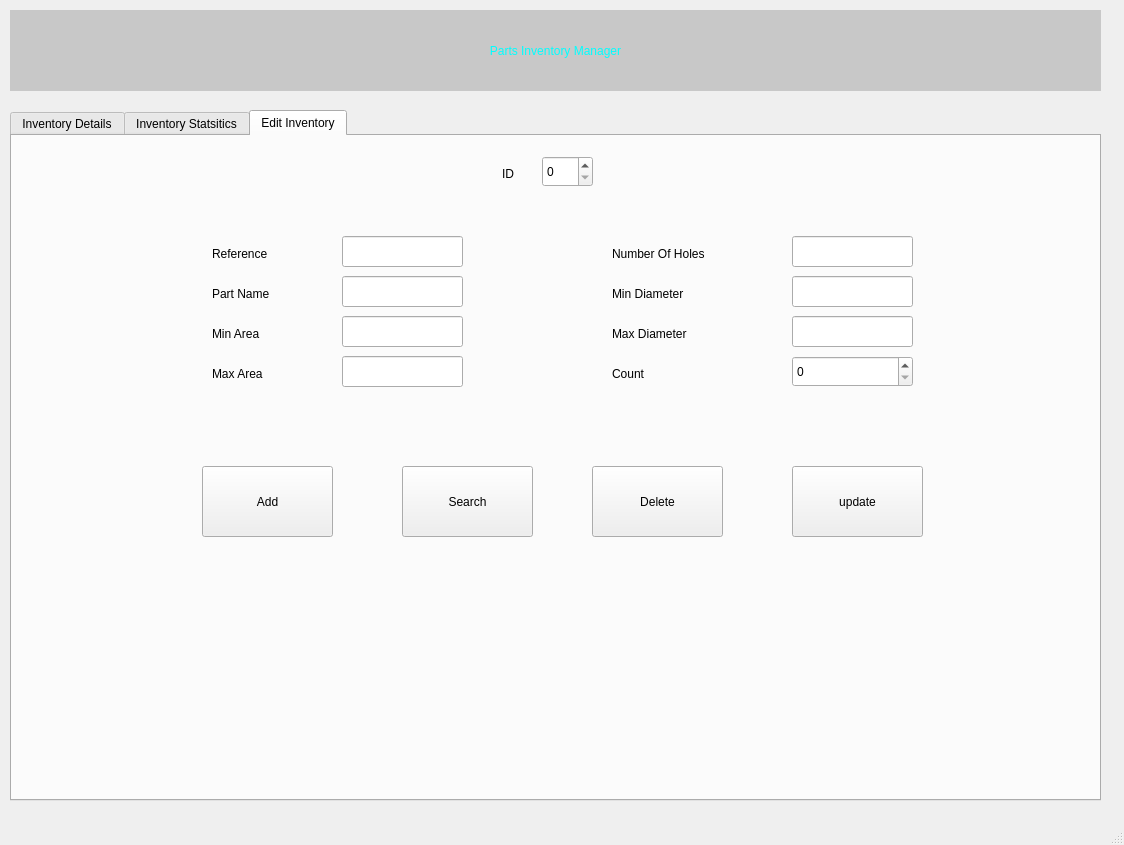
<?xml version="1.0" encoding="UTF-8"?>
<ui version="4.0">
 <class>MainWindow</class>
 <widget class="QMainWindow" name="MainWindow">
  <property name="geometry">
   <rect>
    <x>0</x>
    <y>0</y>
    <width>1124</width>
    <height>845</height>
   </rect>
  </property>
  <property name="cursor">
   <cursorShape>ArrowCursor</cursorShape>
  </property>
  <property name="windowTitle">
   <string>Part Inventory Manager</string>
  </property>
  <widget class="QWidget" name="centralwidget">
   <widget class="QTabWidget" name="Nbr_OF_Holes">
    <property name="geometry">
     <rect>
      <x>10</x>
      <y>110</y>
      <width>1091</width>
      <height>691</height>
     </rect>
    </property>
    <property name="styleSheet">
     <string notr="true">font: 10pt &quot;Century Gothic&quot;;</string>
    </property>
    <property name="currentIndex">
     <number>2</number>
    </property>
    <widget class="QWidget" name="tab">
     <attribute name="title">
      <string>Inventory Details</string>
     </attribute>
     <widget class="QLabel" name="label_3">
      <property name="geometry">
       <rect>
        <x>10</x>
        <y>10</y>
        <width>721</width>
        <height>20</height>
       </rect>
      </property>
      <property name="styleSheet">
       <string notr="true">font: 75 10pt &quot;Century Gothic&quot;;</string>
      </property>
      <property name="text">
       <string>Search of reference with count level lower or equal to</string>
      </property>
     </widget>
     <widget class="QTableWidget" name="Table">
      <property name="geometry">
       <rect>
        <x>0</x>
        <y>50</y>
        <width>1081</width>
        <height>561</height>
       </rect>
      </property>
      <property name="styleSheet">
       <string notr="true">font: 75 9pt &quot;Century Gothic&quot;;</string>
      </property>
      <column>
       <property name="text">
        <string>ID</string>
       </property>
      </column>
      <column>
       <property name="text">
        <string>Reference</string>
       </property>
      </column>
      <column>
       <property name="text">
        <string>Parts Name</string>
       </property>
      </column>
      <column>
       <property name="text">
        <string>Min Area</string>
       </property>
      </column>
      <column>
       <property name="text">
        <string>Max Area</string>
       </property>
      </column>
      <column>
       <property name="text">
        <string>Nbr Holes</string>
       </property>
      </column>
      <column>
       <property name="text">
        <string>Min Diameter</string>
       </property>
      </column>
      <column>
       <property name="text">
        <string>Max Diameter</string>
       </property>
      </column>
      <column>
       <property name="text">
        <string>Count</string>
       </property>
      </column>
     </widget>
     <widget class="QSpinBox" name="ref_filter_box">
      <property name="geometry">
       <rect>
        <x>490</x>
        <y>10</y>
        <width>131</width>
        <height>31</height>
       </rect>
      </property>
      <property name="alignment">
       <set>Qt::AlignLeading|Qt::AlignLeft|Qt::AlignVCenter</set>
      </property>
     </widget>
     <widget class="QPushButton" name="search_btn">
      <property name="geometry">
       <rect>
        <x>640</x>
        <y>7</y>
        <width>151</width>
        <height>41</height>
       </rect>
      </property>
      <property name="text">
       <string>Search</string>
      </property>
     </widget>
     <widget class="QPushButton" name="refresh_btn">
      <property name="geometry">
       <rect>
        <x>940</x>
        <y>610</y>
        <width>141</width>
        <height>41</height>
       </rect>
      </property>
      <property name="text">
       <string>Referesh</string>
      </property>
     </widget>
    </widget>
    <widget class="QWidget" name="tab_3">
     <attribute name="title">
      <string>Inventory Statsitics</string>
     </attribute>
     <widget class="QLabel" name="lbl_ref_num">
      <property name="geometry">
       <rect>
        <x>30</x>
        <y>50</y>
        <width>291</width>
        <height>31</height>
       </rect>
      </property>
      <property name="styleSheet">
       <string notr="true">font: 75 16pt &quot;Century Gothic&quot;;</string>
      </property>
      <property name="text">
       <string>Number Of Reference</string>
      </property>
     </widget>
     <widget class="QLabel" name="lbl_part_num">
      <property name="geometry">
       <rect>
        <x>30</x>
        <y>200</y>
        <width>291</width>
        <height>41</height>
       </rect>
      </property>
      <property name="styleSheet">
       <string notr="true">font: 75 16pt &quot;Century Gothic&quot;;</string>
      </property>
      <property name="text">
       <string>Number Of Part Type</string>
      </property>
     </widget>
     <widget class="QLabel" name="lbl_min_holes">
      <property name="geometry">
       <rect>
        <x>450</x>
        <y>50</y>
        <width>291</width>
        <height>31</height>
       </rect>
      </property>
      <property name="styleSheet">
       <string notr="true">font: 75 16pt &quot;Century Gothic&quot;;</string>
      </property>
      <property name="text">
       <string>Min.Number Of Holes</string>
      </property>
     </widget>
     <widget class="QLabel" name="lbl_max_hole">
      <property name="geometry">
       <rect>
        <x>450</x>
        <y>200</y>
        <width>291</width>
        <height>41</height>
       </rect>
      </property>
      <property name="styleSheet">
       <string notr="true">font: 75 16pt &quot;Century Gothic&quot;;</string>
      </property>
      <property name="text">
       <string>Max.Number Of Holes</string>
      </property>
     </widget>
     <widget class="QLabel" name="lbl_chnge_ref">
      <property name="geometry">
       <rect>
        <x>340</x>
        <y>40</y>
        <width>71</width>
        <height>51</height>
       </rect>
      </property>
      <property name="styleSheet">
       <string notr="true">font: 75 28pt &quot;Century Gothic&quot;;
color: rgb(0, 0, 255);</string>
      </property>
      <property name="text">
       <string>0</string>
      </property>
     </widget>
     <widget class="QLabel" name="lbl_chnge_part">
      <property name="geometry">
       <rect>
        <x>330</x>
        <y>200</y>
        <width>71</width>
        <height>41</height>
       </rect>
      </property>
      <property name="styleSheet">
       <string notr="true">font: 75 28pt &quot;Century Gothic&quot;;
color: rgb(0, 0, 255);</string>
      </property>
      <property name="text">
       <string>0</string>
      </property>
     </widget>
     <widget class="QLabel" name="lbl_chnge_min_hole">
      <property name="geometry">
       <rect>
        <x>760</x>
        <y>40</y>
        <width>101</width>
        <height>51</height>
       </rect>
      </property>
      <property name="styleSheet">
       <string notr="true">font: 75 28pt &quot;Century Gothic&quot;;
color: rgb(0, 0, 255);</string>
      </property>
      <property name="text">
       <string>0</string>
      </property>
     </widget>
     <widget class="QLabel" name="lbl_chnge_max_hole">
      <property name="geometry">
       <rect>
        <x>760</x>
        <y>190</y>
        <width>121</width>
        <height>51</height>
       </rect>
      </property>
      <property name="styleSheet">
       <string notr="true">font: 75 28pt &quot;Century Gothic&quot;;
color: rgb(0, 0, 255);</string>
      </property>
      <property name="text">
       <string>0</string>
      </property>
     </widget>
     <widget class="QLabel" name="lbl_hole_ref_1">
      <property name="geometry">
       <rect>
        <x>900</x>
        <y>40</y>
        <width>151</width>
        <height>51</height>
       </rect>
      </property>
      <property name="styleSheet">
       <string notr="true">font: 75 28pt &quot;Century Gothic&quot;;
color: rgb(0, 0, 255);</string>
      </property>
      <property name="text">
       <string>REF</string>
      </property>
     </widget>
     <widget class="QLabel" name="lbl_hole_ref_2">
      <property name="geometry">
       <rect>
        <x>900</x>
        <y>190</y>
        <width>161</width>
        <height>51</height>
       </rect>
      </property>
      <property name="styleSheet">
       <string notr="true">font: 75 28pt &quot;Century Gothic&quot;;
color: rgb(0, 0, 255);</string>
      </property>
      <property name="text">
       <string>REF</string>
      </property>
     </widget>
     <widget class="QLabel" name="label_14">
      <property name="geometry">
       <rect>
        <x>20</x>
        <y>320</y>
        <width>611</width>
        <height>31</height>
       </rect>
      </property>
      <property name="styleSheet">
       <string notr="true">font: 75 15pt &quot;Century Gothic&quot;;</string>
      </property>
      <property name="text">
       <string>Top three reference with minimum inventory level</string>
      </property>
     </widget>
     <widget class="QPushButton" name="check_btn">
      <property name="geometry">
       <rect>
        <x>890</x>
        <y>370</y>
        <width>191</width>
        <height>201</height>
       </rect>
      </property>
      <property name="styleSheet">
       <string notr="true">background-color: rgb(204, 202, 202);</string>
      </property>
      <property name="text">
       <string>CHECK</string>
      </property>
     </widget>
     <widget class="QPushButton" name="refresh_btn_2">
      <property name="geometry">
       <rect>
        <x>710</x>
        <y>590</y>
        <width>161</width>
        <height>41</height>
       </rect>
      </property>
      <property name="styleSheet">
       <string notr="true">background-color: rgb(204, 202, 202);</string>
      </property>
      <property name="text">
       <string>Refresh</string>
      </property>
     </widget>
     <widget class="QTableWidget" name="table2">
      <property name="geometry">
       <rect>
        <x>20</x>
        <y>360</y>
        <width>851</width>
        <height>221</height>
       </rect>
      </property>
      <column>
       <property name="text">
        <string>Reference</string>
       </property>
      </column>
      <column>
       <property name="text">
        <string>Part Name</string>
       </property>
      </column>
      <column>
       <property name="text">
        <string>Count</string>
       </property>
      </column>
     </widget>
    </widget>
    <widget class="QWidget" name="tab_2">
     <attribute name="title">
      <string>Edit Inventory</string>
     </attribute>
     <widget class="QLabel" name="Ref_label">
      <property name="geometry">
       <rect>
        <x>200</x>
        <y>110</y>
        <width>111</width>
        <height>16</height>
       </rect>
      </property>
      <property name="styleSheet">
       <string notr="true">font: 12pt &quot;Century Gothic&quot;;</string>
      </property>
      <property name="text">
       <string>Reference</string>
      </property>
     </widget>
     <widget class="QLabel" name="PartName_label">
      <property name="geometry">
       <rect>
        <x>200</x>
        <y>150</y>
        <width>111</width>
        <height>16</height>
       </rect>
      </property>
      <property name="styleSheet">
       <string notr="true">font: 12pt &quot;Century Gothic&quot;;</string>
      </property>
      <property name="text">
       <string>Part Name</string>
      </property>
     </widget>
     <widget class="QLabel" name="Min_Area_label">
      <property name="geometry">
       <rect>
        <x>200</x>
        <y>190</y>
        <width>91</width>
        <height>16</height>
       </rect>
      </property>
      <property name="styleSheet">
       <string notr="true">font: 12pt &quot;Century Gothic&quot;;</string>
      </property>
      <property name="text">
       <string>Min Area</string>
      </property>
     </widget>
     <widget class="QLabel" name="MAx_Area_label">
      <property name="geometry">
       <rect>
        <x>200</x>
        <y>230</y>
        <width>101</width>
        <height>16</height>
       </rect>
      </property>
      <property name="styleSheet">
       <string notr="true">font: 12pt &quot;Century Gothic&quot;;</string>
      </property>
      <property name="text">
       <string>Max Area</string>
      </property>
     </widget>
     <widget class="QLineEdit" name="Ref_Input">
      <property name="geometry">
       <rect>
        <x>330</x>
        <y>100</y>
        <width>121</width>
        <height>31</height>
       </rect>
      </property>
      <property name="text">
       <string/>
      </property>
     </widget>
     <widget class="QLineEdit" name="Part_Name_Input">
      <property name="geometry">
       <rect>
        <x>330</x>
        <y>140</y>
        <width>121</width>
        <height>31</height>
       </rect>
      </property>
      <property name="text">
       <string/>
      </property>
     </widget>
     <widget class="QLineEdit" name="Min_Area_Input">
      <property name="geometry">
       <rect>
        <x>330</x>
        <y>180</y>
        <width>121</width>
        <height>31</height>
       </rect>
      </property>
      <property name="text">
       <string/>
      </property>
     </widget>
     <widget class="QLineEdit" name="Max_Area_Input">
      <property name="geometry">
       <rect>
        <x>330</x>
        <y>220</y>
        <width>121</width>
        <height>31</height>
       </rect>
      </property>
      <property name="text">
       <string/>
      </property>
     </widget>
     <widget class="QLineEdit" name="Nbr_of_holes_Input">
      <property name="geometry">
       <rect>
        <x>780</x>
        <y>100</y>
        <width>121</width>
        <height>31</height>
       </rect>
      </property>
      <property name="text">
       <string/>
      </property>
     </widget>
     <widget class="QLabel" name="Min_diameter_label">
      <property name="geometry">
       <rect>
        <x>600</x>
        <y>190</y>
        <width>141</width>
        <height>16</height>
       </rect>
      </property>
      <property name="styleSheet">
       <string notr="true">font: 12pt &quot;Century Gothic&quot;;</string>
      </property>
      <property name="text">
       <string>Max Diameter</string>
      </property>
     </widget>
     <widget class="QLineEdit" name="Max_Diameter_Input">
      <property name="geometry">
       <rect>
        <x>780</x>
        <y>180</y>
        <width>121</width>
        <height>31</height>
       </rect>
      </property>
      <property name="text">
       <string/>
      </property>
     </widget>
     <widget class="QLabel" name="Min_Diameter_label">
      <property name="geometry">
       <rect>
        <x>600</x>
        <y>150</y>
        <width>131</width>
        <height>16</height>
       </rect>
      </property>
      <property name="styleSheet">
       <string notr="true">font: 12pt &quot;Century Gothic&quot;;</string>
      </property>
      <property name="text">
       <string>Min Diameter</string>
      </property>
     </widget>
     <widget class="QLineEdit" name="Min_Diameter_Input">
      <property name="geometry">
       <rect>
        <x>780</x>
        <y>140</y>
        <width>121</width>
        <height>31</height>
       </rect>
      </property>
      <property name="text">
       <string/>
      </property>
     </widget>
     <widget class="QLabel" name="Nbr_Of_holes_lbl">
      <property name="geometry">
       <rect>
        <x>600</x>
        <y>110</y>
        <width>171</width>
        <height>16</height>
       </rect>
      </property>
      <property name="styleSheet">
       <string notr="true">font: 12pt &quot;Century Gothic&quot;;</string>
      </property>
      <property name="text">
       <string>Number Of Holes</string>
      </property>
     </widget>
     <widget class="QLabel" name="Count_label">
      <property name="geometry">
       <rect>
        <x>600</x>
        <y>230</y>
        <width>101</width>
        <height>16</height>
       </rect>
      </property>
      <property name="styleSheet">
       <string notr="true">font: 12pt &quot;Century Gothic&quot;;</string>
      </property>
      <property name="text">
       <string>Count</string>
      </property>
     </widget>
     <widget class="QLabel" name="ID_LABEL">
      <property name="geometry">
       <rect>
        <x>490</x>
        <y>30</y>
        <width>41</width>
        <height>16</height>
       </rect>
      </property>
      <property name="styleSheet">
       <string notr="true">font: 12pt &quot;Century Gothic&quot;;</string>
      </property>
      <property name="text">
       <string>ID</string>
      </property>
     </widget>
     <widget class="QPushButton" name="add_btn">
      <property name="geometry">
       <rect>
        <x>190</x>
        <y>330</y>
        <width>131</width>
        <height>71</height>
       </rect>
      </property>
      <property name="text">
       <string>Add</string>
      </property>
     </widget>
     <widget class="QPushButton" name="delete_btn">
      <property name="geometry">
       <rect>
        <x>580</x>
        <y>330</y>
        <width>131</width>
        <height>71</height>
       </rect>
      </property>
      <property name="text">
       <string>Delete</string>
      </property>
     </widget>
     <widget class="QPushButton" name="update_btn">
      <property name="geometry">
       <rect>
        <x>780</x>
        <y>330</y>
        <width>131</width>
        <height>71</height>
       </rect>
      </property>
      <property name="text">
       <string>update</string>
      </property>
     </widget>
     <widget class="QSpinBox" name="Count_SPinBOx_input">
      <property name="geometry">
       <rect>
        <x>780</x>
        <y>220</y>
        <width>121</width>
        <height>31</height>
       </rect>
      </property>
     </widget>
     <widget class="QSpinBox" name="ID_Input_1">
      <property name="geometry">
       <rect>
        <x>530</x>
        <y>20</y>
        <width>51</width>
        <height>31</height>
       </rect>
      </property>
     </widget>
     <widget class="QPushButton" name="search_btn_2">
      <property name="geometry">
       <rect>
        <x>390</x>
        <y>330</y>
        <width>131</width>
        <height>71</height>
       </rect>
      </property>
      <property name="text">
       <string>Search</string>
      </property>
     </widget>
    </widget>
   </widget>
   <widget class="QLabel" name="label">
    <property name="geometry">
     <rect>
      <x>10</x>
      <y>10</y>
      <width>1091</width>
      <height>81</height>
     </rect>
    </property>
    <property name="styleSheet">
     <string notr="true">font: 75 30pt &quot;Century Gothic&quot;;
color:rgb(0, 255, 255);
background-color: rgb(200, 200, 200);</string>
    </property>
    <property name="text">
     <string>Parts Inventory Manager</string>
    </property>
    <property name="alignment">
     <set>Qt::AlignCenter</set>
    </property>
   </widget>
  </widget>
  <widget class="QMenuBar" name="menubar">
   <property name="geometry">
    <rect>
     <x>0</x>
     <y>0</y>
     <width>1124</width>
     <height>26</height>
    </rect>
   </property>
  </widget>
  <widget class="QStatusBar" name="statusbar"/>
 </widget>
 <resources/>
 <connections/>
</ui>
